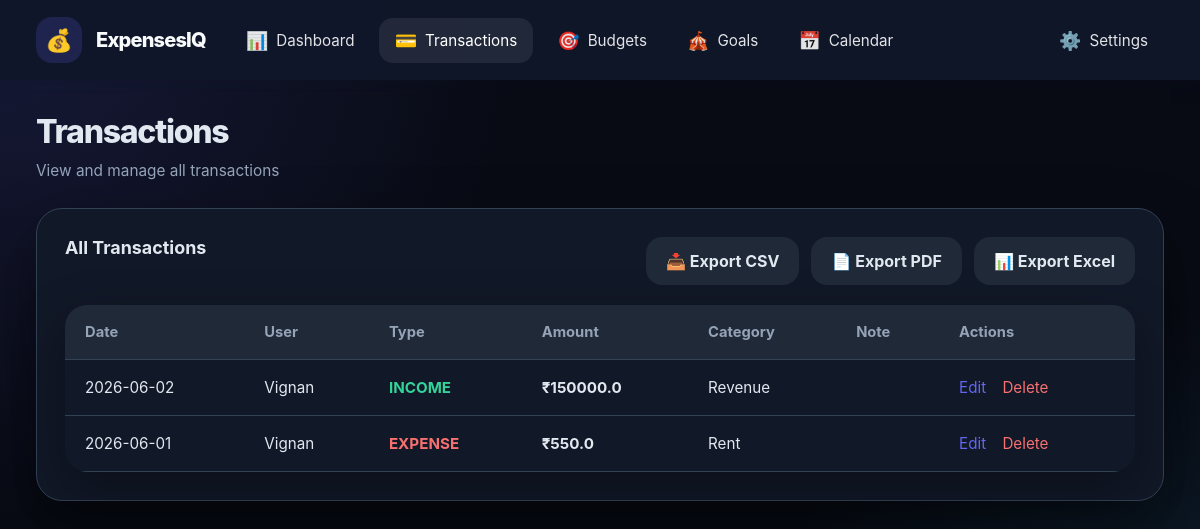
The page /transactions (signed in) on the database its author committed.
### tables this page shows
CREATE TABLE transactions(

            id INTEGER PRIMARY KEY AUTOINCREMENT,

            group_name TEXT,

            user TEXT,

            amount REAL,

            category TEXT,

            type TEXT,

            note TEXT,

            date TEXT
        );

### app.py (the view)
@app.route('/transactions')
def transactions_page():
    if 'user' not in session:
        return redirect(url_for('login'))
    group_name = session['group_name']
    requested_date = request.args.get('date', '').strip()
    conn = get_db()
    cur = conn.cursor()
    if requested_date:
        cur.execute(
            'SELECT * FROM transactions WHERE group_name=? AND date=? ORDER BY id DESC',
            (group_name, requested_date),
        )
        rows = [dict(r) for r in cur.fetchall()]
        total_for_date = sum(r.get('amount', 0.0) for r in rows if r.get('type') == 'expense')
    else:
        cur.execute('SELECT * FROM transactions WHERE group_name=? ORDER BY id DESC', (group_name,))
        rows = [dict(r) for r in cur.fetchall()]
        total_for_date = None
    conn.close()
    return render_template(
        'transactions.html',
        transactions=rows,
        user=session.get('user'),
        date_filter=requested_date,
        total_for_date=total_for_date,
    )

### app.py (called while the page is built)
@app.after_request
def add_cors(response: Response) -> Response:
    response.headers["Access-Control-Allow-Origin"] = "*"
    response.headers["Access-Control-Allow-Headers"] = (
        "Content-Type,Authorization"
    )
    response.headers["Access-Control-Allow-Methods"] = (
        "GET,POST,OPTIONS"
    )
    return response

def get_db():
    db_path = Path(__file__).resolve().parent / "data.db"
    conn = sqlite3.connect(str(db_path), timeout=10, check_same_thread=False)
    conn.row_factory = sqlite3.Row
    return conn

### templates/transactions.html (shortened to what this page needs)
<!DOCTYPE html>
<html>
<head>
  <link rel="stylesheet" href="/static/style.css">
</head>
<body class="dashboard-page">
  <aside class="sidebar">
    <div class="sidebar-logo">
      <div class="logo-icon">💰</div>
      <span class="logo-text">ExpensesIQ</span>
    </div>
    <nav class="sidebar-nav">
      <a href="{{ url_for('dashboard') }}" class="nav-item">
        <span class="nav-icon">📊</span>
        <span class="nav-text">Dashboard</span>
      </a>
      <a href="{{ url_for('transactions_page') }}" class="nav-item active">
        <span class="nav-icon">💳</span>
        <span class="nav-text">Transactions</span>
      </a>
      <a href="{{ url_for('budgets') }}" class="nav-item">
        <span class="nav-icon">🎯</span>
        <span class="nav-text">Budgets</span>
      </a>
      <a href="{{ url_for('goals_page') }}" class="nav-item">
        <span class="nav-icon">🎪</span>
        <span class="nav-text">Goals</span>
      </a>
      <a href="{{ url_for('calendar_page') }}" class="nav-item">
        <span class="nav-icon">📅</span>
        <span class="nav-text">Calendar</span>
      </a>
    </nav>
    <div class="sidebar-footer">
      <div class="dropdown-menu" id="settingsMenu">
        <button class="dropdown-toggle">
          <span class="nav-icon">⚙️</span>
          <span class="nav-text">Settings</span>
        </button>
      </div>
    </div>
  </aside>
  <main class="dashboard-main">
    <header class="dashboard-header">
      <div class="header-left">
        <h1>Transactions</h1>
        <span class="header-subtitle">View and manage all transactions</span>
      </div>
    </header>
    <section class="dashboard-content">
      <div class="dashboard-card">
        <div class="card-header">
          <div>
            <h2>{% if date_filter %}Transactions for {{ date_filter }}{% else %}All Transactions{% endif %}</h2>
          </div>
          <div class="export-buttons">
            <a href="{{ url_for('export_csv') }}" class="btn-export">📥 Export CSV</a>
            <a href="{{ url_for('export_pdf') }}" class="btn-export">📄 Export PDF</a>
            <a href="{{ url_for('export_xlsx') }}" class="btn-export">📊 Export Excel</a>
          </div>
        </div>
        <div class="content-body">
          {% if transactions %}
          <table class="transaction-table">
            <thead>
              <tr>
                <th>Date</th>
                <th>User</th>
                <th>Type</th>
                <th>Amount</th>
                <th>Category</th>
                <th>Note</th>
                <th>Actions</th>
              </tr>
            </thead>
            <tbody>
              {% for trx in transactions %}
              <tr>
                <td>{{ trx.date }}</td>
                <td>{{ trx.user }}</td>
                <td>
                  <span class="transaction-status {% if trx.type == 'expense' %}expense{% else %}income{% endif %}">
                    {{ trx.type | upper }}
                  </span>
                </td>
                <td class="transaction-amount-strong">₹{{ trx.amount }}</td>
                <td>{{ trx.category }}</td>
                <td class="transaction-note">{{ trx.note }}</td>
                <td>
                  <a href="/edit/{{ trx.id }}" class="transaction-action-link">Edit</a>
                  <a href="/delete/{{ trx.id }}" class="transaction-action-link delete" onclick="return confirm('Are you sure?');">Delete</a>
                </td>
              </tr>
              {% endfor %}
            </tbody>
          </table>
          {% else %}
          <div class="empty-note" style="padding: 32px; text-align: center;">
            <p>No transactions found.</p>
            <p style="margin-top: 8px;">Start adding transactions from the dashboard.</p>
          </div>
          {% endif %}
        </div>
      </div>
    </section>
  </main>
</body>
</html>

### static/style.css (style rules this page uses)
* { margin: 0; padding: 0; box-sizing: border-box; }
html { scroll-behavior: smooth; }
body { font-family: Inter, ui-sans-serif, system-ui, -apple-system, BlinkMacSystemFont, 'Segoe UI', sans-serif; background: radial-gradient(circle at top left, rgba(99,102,241,0.16), transparent 36%), radial-gradient(circle at bottom right, rgba(56,189,248,0.14), transparent 34%), var(--bg); color: var(--text); min-height: 100vh; }
a { color: inherit; }
button, input, select, textarea { font: inherit; }
button { cursor: pointer; }
.dashboard-page { display: flex; flex-direction: column; min-height: 100vh; }
.sidebar { width: 100%; background: rgba(15, 23, 42, 0.95); color: #f8fafc; padding: 0 36px; position: relative; box-shadow: 0 4px 20px rgba(15, 23, 42, 0.15); display: flex; align-items: center; justify-content: space-between; gap: 24px; min-height: 80px; flex-wrap: wrap; }
.sidebar-logo { display: flex; align-items: center; gap: 14px; margin-bottom: 0; flex-shrink: 0; }
.logo-icon { width: 46px; height: 46px; border-radius: 16px; background: rgba(99, 102, 241, 0.18); display: grid; place-items: center; font-size: 22px; }
.logo-text { font-size: 20px; font-weight: 800; letter-spacing: -0.04em; }
.sidebar-nav { display: flex; flex-direction: row; gap: 8px; align-items: center; flex: 1; }
.nav-item { display: flex; align-items: center; gap: 8px; padding: 12px 16px; border-radius: 14px; color: rgba(248,250,252,0.9); transition: all 0.25s ease; text-decoration: none; white-space: nowrap; font-size: 0.95rem; }
.nav-item:hover, .nav-item.active { background: rgba(255,255,255,0.08); color: #fff; }
.nav-icon { font-size: 18px; }
.sidebar-footer { margin-top: 0; padding-top: 0; border-top: none; display: flex; align-items: center; gap: 12px; flex-shrink: 0; }
.dropdown-menu { position: relative; display: flex; align-items: center; }
.dropdown-toggle { display: flex; align-items: center; gap: 8px; padding: 12px 16px; border-radius: 14px; color: rgba(248,250,252,0.9); background: none; border: none; cursor: pointer; transition: all 0.25s ease; text-decoration: none; font-size: 0.95rem; white-space: nowrap; }
.dashboard-main { margin-left: 0; flex: 1; padding: 32px 36px; }
.dashboard-header { display: flex; flex-wrap: wrap; justify-content: space-between; gap: 20px; align-items: flex-start; margin-bottom: 28px; }
.header-left h1 { font-size: clamp(2rem, 2.5vw, 3rem); font-weight: 800; letter-spacing: -0.04em; }
.header-subtitle { display: block; margin-top: 10px; color: var(--muted); font-size: 0.96rem; }
.dashboard-content { padding-bottom: 48px; }
.metric-card, .dashboard-card, .dashboard-panel { background: var(--surface); border-radius: 26px; padding: 28px; border: 1px solid var(--border); box-shadow: var(--shadow); }
.metric-header, .card-header { display: flex; justify-content: space-between; align-items: flex-start; gap: 16px; margin-bottom: 20px; }
.card-header h2 { font-size: 1.12rem; font-weight: 700; }
.form-btn, .btn-export, .button-secondary { border: none; border-radius: 16px; padding: 14px 20px; font-weight: 700; transition: transform 0.2s ease, background 0.2s ease; }
.export-buttons { display: flex; flex-wrap: wrap; gap: 12px; }
.btn-export { display: inline-flex; align-items: center; gap: 10px; background: #1f2937; color: var(--text); text-decoration: none; }
.transaction-table { width: 100%; border-collapse: collapse; border-radius: 22px; overflow: hidden; box-shadow: 0 18px 50px rgba(0, 0, 0, 0.35); background: var(--surface); }
.transaction-table th, .transaction-table td { padding: 18px 20px; text-align: left; border-bottom: 1px solid var(--border); }
.transaction-table th { background: #1f2937; font-size: 0.92rem; color: var(--muted); font-weight: 700; }
.transaction-table td { font-size: 0.95rem; color: var(--text); }
.transaction-table td a { color: var(--primary); text-decoration: none; }
.transaction-status { font-weight: 700; }
.transaction-status.expense { color: var(--danger); }
.transaction-status.income { color: var(--success); }
.transaction-note { max-width: 220px; overflow: hidden; text-overflow: ellipsis; white-space: nowrap; }
.transaction-action-link { color: var(--primary-strong); text-decoration: none; margin-right: 12px; }
.transaction-action-link.delete { color: var(--danger); }
.transaction-amount-strong { font-weight: 700; }
.dashboard-main { margin-left: 0; }
.sidebar { position: relative; width: 100%; height: auto; }
.dashboard-page { flex-direction: column; }

### rows shown on the page
transactions: date "2026-06-02", user "Vignan", type "INCOME", amount "150000.0", category "Revenue"
transactions: date "2026-06-01", user "Vignan", type "EXPENSE", amount "550.0", category "Rent"
